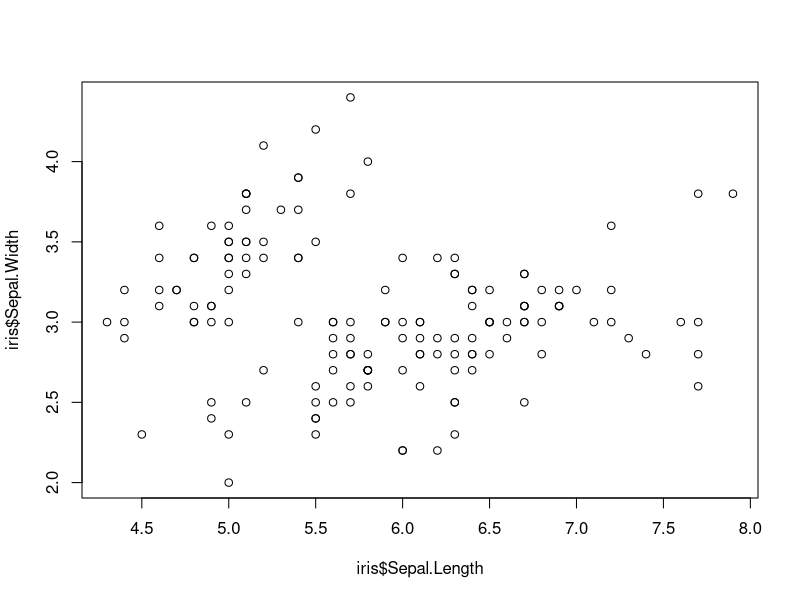
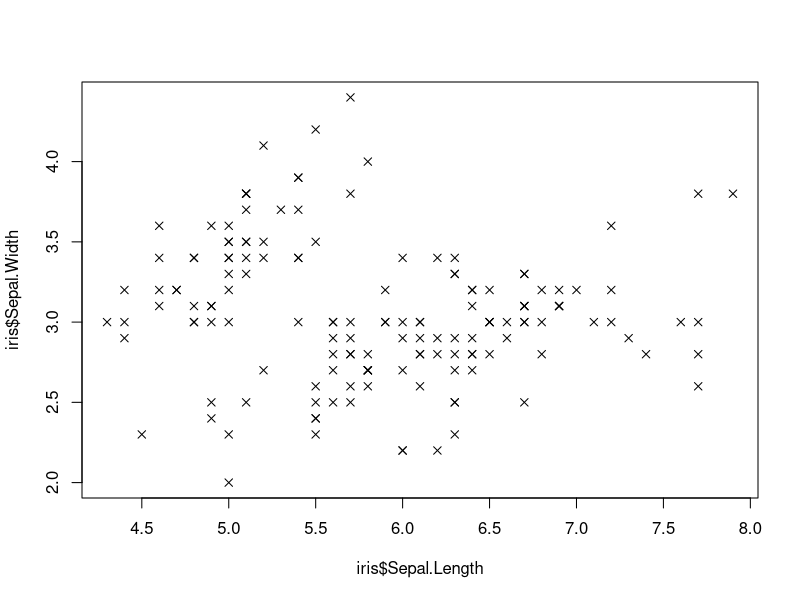
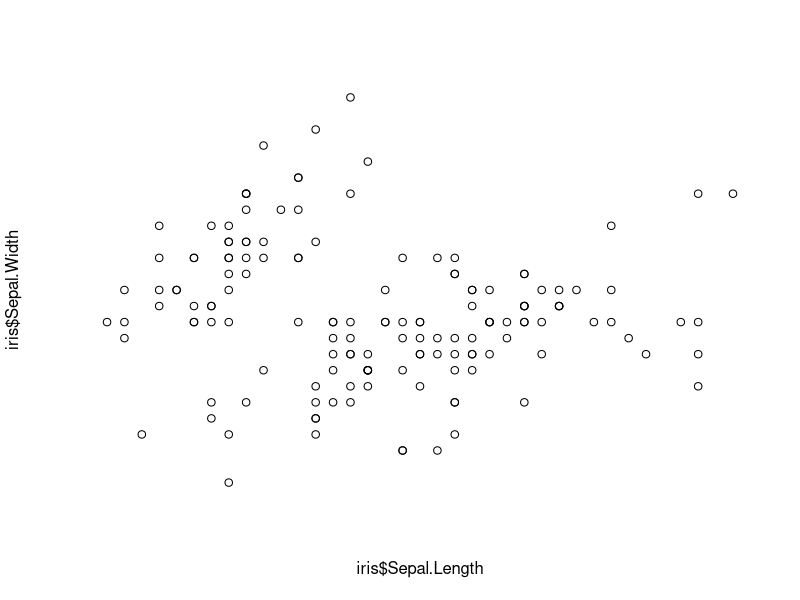
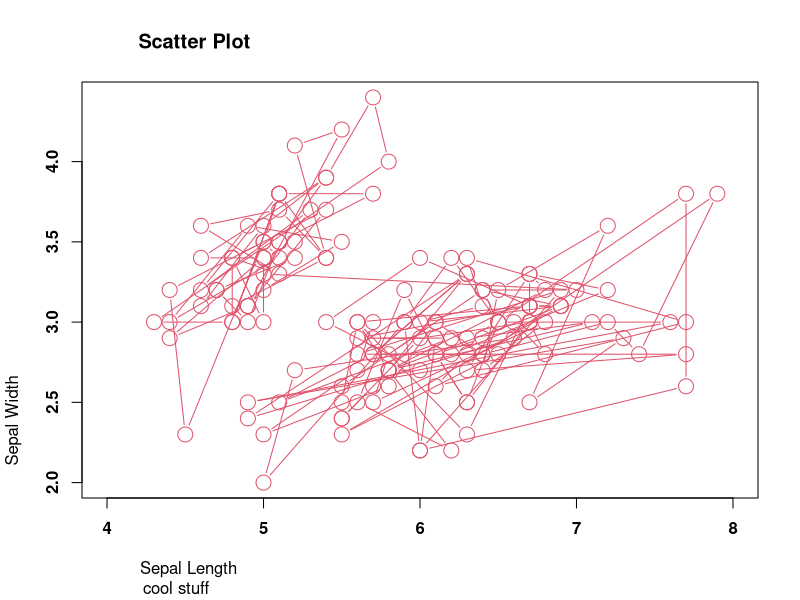

Generate these figures, in order, with R:
View(iris)
plot(iris$Sepal.Length, iris$Sepal.Width)

plot(iris$Sepal.Length, iris$Sepal.Width, pch=4)

plot(iris$Sepal.Length, iris$Sepal.Width, axes=FALSE)

plot(iris$Sepal.Length, iris$Sepal.Width, xlab="Sepal Length", ylab="Sepal Width", main="Scatter Plot", sub="cool stuff", xlim=c(4,8), type='b', col=2, font=2, adj= 0.1, cex=2)

# xlim, ylim specifies lower and upper limits for axes (can also be used as xlim=range(...))
# type='p' (default)
# type='l' (Plot lines)
# type='b' (Points and lines)
# type='o' (Points overlaid by lines)
# type='h' (Vertical lines from points to the zero axis)
# type='s' 
# type='S' (Step function plots)
# type='p' (No plotting, axes are drawn and coordinate system according to data)

# lty (line type) (for bar graphs or histrogams)
# lwd (line width) (for bar graphs or histrogams)

# col.axis, col.lab, col.main, col.sub (sub is for subtitle) - for color of text/plot
# font.axis, font.lab, font.main, font.sub - for font style of text/plot
# adj=0 for left justified, adj=1 for right justified, adj=0.5 for middle justified 
# cex.axis, cex.lab, cex.main, cex.sub - (character expansion)(text size/plot points size increase or decrease [1 default])
